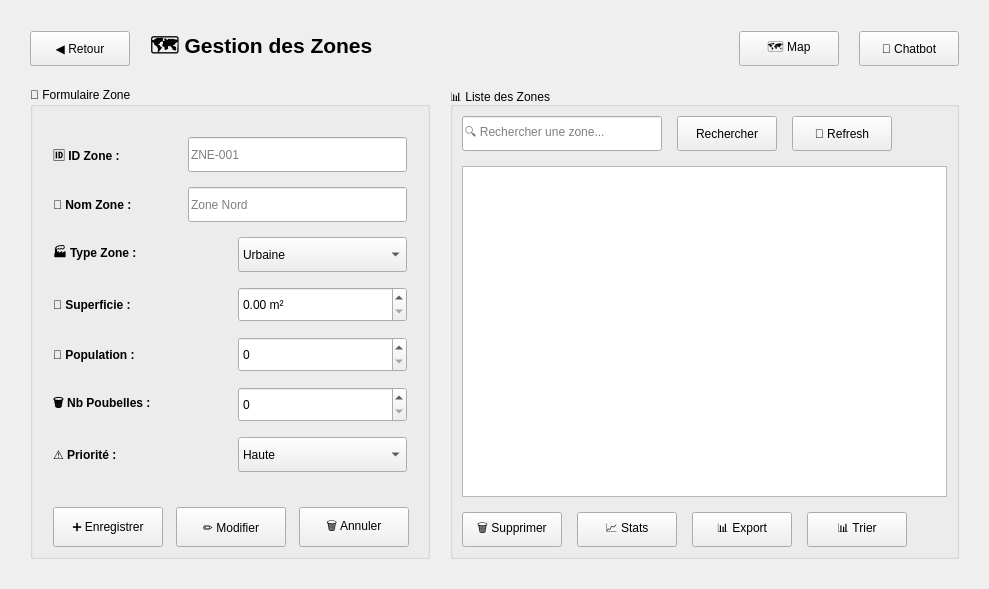
      <widget class="QWidget" name="pageZones">
       <layout class="QVBoxLayout" name="layoutZones">
        <property name="spacing">
         <number>20</number>
        </property>
        <property name="leftMargin">
         <number>30</number>
        </property>
        <property name="topMargin">
         <number>30</number>
        </property>
        <property name="rightMargin">
         <number>30</number>
        </property>
        <property name="bottomMargin">
         <number>30</number>
        </property>
        <item>
         <layout class="QHBoxLayout" name="headerZones">
          <item>
           <widget class="QPushButton" name="btnRetourZones">
            <property name="minimumSize">
             <size>
              <width>100</width>
              <height>35</height>
             </size>
            </property>
            <property name="text">
             <string>◀ Retour</string>
            </property>
           </widget>
          </item>
          <item>
           <widget class="QLabel" name="labelTitleZones">
            <property name="font">
             <font>
              <pointsize>16</pointsize>
              <bold>true</bold>
             </font>
            </property>
            <property name="text">
             <string>🗺️ Gestion des Zones</string>
            </property>
           </widget>
          </item>
          <item>
           <spacer name="headerSpacerZones">
            <property name="orientation">
             <enum>Qt::Orientation::Horizontal</enum>
            </property>
            <property name="sizeHint" stdset="0">
             <size>
              <width>40</width>
              <height>20</height>
             </size>
            </property>
           </spacer>
          </item>
          <item>
           <widget class="QPushButton" name="btnMap">
            <property name="minimumSize">
             <size>
              <width>100</width>
              <height>35</height>
             </size>
            </property>
            <property name="text">
             <string>🗺️ Map</string>
            </property>
           </widget>
          </item>
          <item>
           <widget class="QPushButton" name="btnChatbot">
            <property name="minimumSize">
             <size>
              <width>100</width>
              <height>35</height>
             </size>
            </property>
            <property name="text">
             <string>🤖 Chatbot</string>
            </property>
           </widget>
          </item>
         </layout>
        </item>
        <item>
         <layout class="QHBoxLayout" name="contentZones">
          <property name="spacing">
           <number>20</number>
          </property>
          <item>
           <widget class="QGroupBox" name="groupBoxZones">
            <property name="minimumSize">
             <size>
              <width>400</width>
              <height>0</height>
             </size>
            </property>
            <property name="maximumSize">
             <size>
              <width>400</width>
              <height>16777215</height>
             </size>
            </property>
            <property name="title">
             <string>📝 Formulaire Zone</string>
            </property>
            <layout class="QVBoxLayout" name="formLayoutZones">
             <property name="spacing">
              <number>15</number>
             </property>
             <property name="leftMargin">
              <number>20</number>
             </property>
             <property name="topMargin">
              <number>30</number>
             </property>
             <property name="rightMargin">
              <number>20</number>
             </property>
             <item>
              <layout class="QHBoxLayout" name="layoutIdZone">
               <item>
                <widget class="QLabel" name="labelIdZone">
                 <property name="minimumSize">
                  <size>
                   <width>120</width>
                   <height>30</height>
                  </size>
                 </property>
                 <property name="font">
                  <font>
                   <bold>true</bold>
                  </font>
                 </property>
                 <property name="text">
                  <string>🆔 ID Zone :</string>
                 </property>
                </widget>
               </item>
               <item>
                <widget class="QLineEdit" name="idzone">
                 <property name="minimumSize">
                  <size>
                   <width>0</width>
                   <height>35</height>
                  </size>
                 </property>
                 <property name="placeholderText">
                  <string>ZNE-001</string>
                 </property>
                </widget>
               </item>
              </layout>
             </item>
             <item>
              <layout class="QHBoxLayout" name="layoutNomZone">
               <item>
                <widget class="QLabel" name="labelNomZone">
                 <property name="minimumSize">
                  <size>
                   <width>120</width>
                   <height>30</height>
                  </size>
                 </property>
                 <property name="font">
                  <font>
                   <bold>true</bold>
                  </font>
                 </property>
                 <property name="text">
                  <string>📍 Nom Zone :</string>
                 </property>
                </widget>
               </item>
               <item>
                <widget class="QLineEdit" name="nomzone">
                 <property name="minimumSize">
                  <size>
                   <width>0</width>
                   <height>35</height>
                  </size>
                 </property>
                 <property name="placeholderText">
                  <string>Zone Nord</string>
                 </property>
                </widget>
               </item>
              </layout>
             </item>
             <item>
              <layout class="QHBoxLayout" name="layoutTypeZone">
               <item>
                <widget class="QLabel" name="labelTypeZone">
                 <property name="minimumSize">
                  <size>
                   <width>120</width>
                   <height>30</height>
                  </size>
                 </property>
                 <property name="font">
                  <font>
                   <bold>true</bold>
                  </font>
                 </property>
                 <property name="text">
                  <string>🏭 Type Zone :</string>
                 </property>
                </widget>
               </item>
               <item>
                <widget class="QComboBox" name="typezone">
                 <property name="minimumSize">
                  <size>
                   <width>0</width>
                   <height>35</height>
                  </size>
                 </property>
                 <item>
                  <property name="text">
                   <string>Urbaine</string>
                  </property>
                 </item>
                 <item>
                  <property name="text">
                   <string>Rurale</string>
                  </property>
                 </item>
                 <item>
                  <property name="text">
                   <string>Industrielle</string>
                  </property>
                 </item>
                 <item>
                  <property name="text">
                   <string>Commerciale</string>
                  </property>
                 </item>
                 <item>
                  <property name="text">
                   <string>Résidentielle</string>
                  </property>
                 </item>
                </widget>
               </item>
              </layout>
             </item>
             <item>
              <layout class="QHBoxLayout" name="layoutSuperficieZone">
               <item>
                <widget class="QLabel" name="labelSuperficieZone">
                 <property name="minimumSize">
                  <size>
                   <width>120</width>
                   <height>30</height>
                  </size>
                 </property>
                 <property name="font">
                  <font>
                   <bold>true</bold>
                  </font>
                 </property>
                 <property name="text">
                  <string>📐 Superficie :</string>
                 </property>
                </widget>
               </item>
               <item>
                <widget class="QDoubleSpinBox" name="superficiezone">
                 <property name="minimumSize">
                  <size>
                   <width>0</width>
                   <height>35</height>
                  </size>
                 </property>
                 <property name="suffix">
                  <string> m²</string>
                 </property>
                 <property name="maximum">
                  <double>999999.000000000000000</double>
                 </property>
                </widget>
               </item>
              </layout>
             </item>
             <item>
              <layout class="QHBoxLayout" name="layoutPopulationZone">
               <item>
                <widget class="QLabel" name="labelPopulationZone">
                 <property name="minimumSize">
                  <size>
                   <width>120</width>
                   <height>30</height>
                  </size>
                 </property>
                 <property name="font">
                  <font>
                   <bold>true</bold>
                  </font>
                 </property>
                 <property name="text">
                  <string>👥 Population :</string>
                 </property>
                </widget>
               </item>
               <item>
                <widget class="QSpinBox" name="popzone">
                 <property name="minimumSize">
                  <size>
                   <width>0</width>
                   <height>35</height>
                  </size>
                 </property>
                 <property name="maximum">
                  <number>9999999</number>
                 </property>
                </widget>
               </item>
              </layout>
             </item>
             <item>
              <layout class="QHBoxLayout" name="layoutPoubellesZone">
               <item>
                <widget class="QLabel" name="labelPoubellesZone">
                 <property name="minimumSize">
                  <size>
                   <width>120</width>
                   <height>30</height>
                  </size>
                 </property>
                 <property name="font">
                  <font>
                   <bold>true</bold>
                  </font>
                 </property>
                 <property name="text">
                  <string>🗑️ Nb Poubelles :</string>
                 </property>
                </widget>
               </item>
               <item>
                <widget class="QSpinBox" name="nbpoublzone">
                 <property name="minimumSize">
                  <size>
                   <width>0</width>
                   <height>35</height>
                  </size>
                 </property>
                 <property name="maximum">
                  <number>9999</number>
                 </property>
                </widget>
               </item>
              </layout>
             </item>
             <item>
              <layout class="QHBoxLayout" name="layoutPrioriteZone">
               <item>
                <widget class="QLabel" name="labelPrioriteZone">
                 <property name="minimumSize">
                  <size>
                   <width>120</width>
                   <height>30</height>
                  </size>
                 </property>
                 <property name="font">
                  <font>
                   <bold>true</bold>
                  </font>
                 </property>
                 <property name="text">
                  <string>⚠️ Priorité :</string>
                 </property>
                </widget>
               </item>
               <item>
                <widget class="QComboBox" name="prioritzone">
                 <property name="minimumSize">
                  <size>
                   <width>0</width>
                   <height>35</height>
                  </size>
                 </property>
                 <item>
                  <property name="text">
                   <string>Haute</string>
                  </property>
                 </item>
                 <item>
                  <property name="text">
                   <string>Moyenne</string>
                  </property>
                 </item>
                 <item>
                  <property name="text">
                   <string>Basse</string>
                  </property>
                 </item>
                 <item>
                  <property name="text">
                   <string>Critique</string>
                  </property>
                 </item>
                </widget>
               </item>
              </layout>
             </item>
             <item>
              <spacer name="formSpacerZones">
               <property name="orientation">
                <enum>Qt::Orientation::Vertical</enum>
               </property>
               <property name="sizeHint" stdset="0">
                <size>
                 <width>20</width>
                 <height>20</height>
                </size>
               </property>
              </spacer>
             </item>
             <item>
              <layout class="QHBoxLayout" name="buttonsFormZones">
               <item>
                <widget class="QPushButton" name="enregistrerzone">
                 <property name="minimumSize">
                  <size>
                   <width>110</width>
                   <height>40</height>
                  </size>
                 </property>
                 <property name="text">
                  <string>➕ Enregistrer</string>
                 </property>
                </widget>
               </item>
               <item>
                <widget class="QPushButton" name="modifzone">
                 <property name="minimumSize">
                  <size>
                   <width>110</width>
                   <height>40</height>
                  </size>
                 </property>
                 <property name="text">
                  <string>✏️ Modifier</string>
                 </property>
                </widget>
               </item>
               <item>
                <widget class="QPushButton" name="annlzone">
                 <property name="minimumSize">
                  <size>
                   <width>110</width>
                   <height>40</height>
                  </size>
                 </property>
                 <property name="text">
                  <string>🗑️ Annuler</string>
                 </property>
                </widget>
               </item>
              </layout>
             </item>
            </layout>
           </widget>
          </item>
          <item>
           <widget class="QGroupBox" name="groupBoxTableZones">
            <property name="title">
             <string>📊 Liste des Zones</string>
            </property>
            <layout class="QVBoxLayout" name="tableLayoutZones">
             <property name="spacing">
              <number>15</number>
             </property>
             <item>
              <layout class="QHBoxLayout" name="toolbarZones">
               <item>
                <widget class="QLineEdit" name="recherchezone">
                 <property name="minimumSize">
                  <size>
                   <width>200</width>
                   <height>35</height>
                  </size>
                 </property>
                 <property name="placeholderText">
                  <string>🔍 Rechercher une zone...</string>
                 </property>
                </widget>
               </item>
               <item>
                <widget class="QPushButton" name="rechzone">
                 <property name="minimumSize">
                  <size>
                   <width>100</width>
                   <height>35</height>
                  </size>
                 </property>
                 <property name="text">
                  <string>Rechercher</string>
                 </property>
                </widget>
               </item>
               <item>
                <widget class="QPushButton" name="refreshzone">
                 <property name="minimumSize">
                  <size>
                   <width>100</width>
                   <height>35</height>
                  </size>
                 </property>
                 <property name="text">
                  <string>🔄 Refresh</string>
                 </property>
                </widget>
               </item>
               <item>
                <spacer name="toolbarSpacerZones">
                 <property name="orientation">
                  <enum>Qt::Orientation::Horizontal</enum>
                 </property>
                 <property name="sizeHint" stdset="0">
                  <size>
                   <width>40</width>
                   <height>20</height>
                  </size>
                 </property>
                </spacer>
               </item>
              </layout>
             </item>
             <item>
              <widget class="QTableView" name="tableViewZones">
               <property name="minimumSize">
                <size>
                 <width>0</width>
                 <height>300</height>
                </size>
               </property>
               <property name="alternatingRowColors">
                <bool>true</bool>
               </property>
               <property name="selectionBehavior">
                <enum>QAbstractItemView::SelectionBehavior::SelectRows</enum>
               </property>
              </widget>
             </item>
             <item>
              <layout class="QHBoxLayout" name="actionButtonsZones">
               <item>
                <widget class="QPushButton" name="supzone">
                 <property name="minimumSize">
                  <size>
                   <width>100</width>
                   <height>35</height>
                  </size>
                 </property>
                 <property name="text">
                  <string>🗑️ Supprimer</string>
                 </property>
                </widget>
               </item>
               <item>
                <widget class="QPushButton" name="statzone">
                 <property name="minimumSize">
                  <size>
                   <width>100</width>
                   <height>35</height>
                  </size>
                 </property>
                 <property name="text">
                  <string>📈 Stats</string>
                 </property>
                </widget>
               </item>
               <item>
                <widget class="QPushButton" name="exportzone">
                 <property name="minimumSize">
                  <size>
                   <width>100</width>
                   <height>35</height>
                  </size>
                 </property>
                 <property name="text">
                  <string>📊 Export</string>
                 </property>
                </widget>
               </item>
               <item>
                <widget class="QPushButton" name="triezone">
                 <property name="minimumSize">
                  <size>
                   <width>100</width>
                   <height>35</height>
                  </size>
                 </property>
                 <property name="text">
                  <string>📊 Trier</string>
                 </property>
                </widget>
               </item>
               <item>
                <spacer name="actionSpacerZones">
                 <property name="orientation">
                  <enum>Qt::Orientation::Horizontal</enum>
                 </property>
                 <property name="sizeHint" stdset="0">
                  <size>
                   <width>40</width>
                   <height>20</height>
                  </size>
                 </property>
                </spacer>
               </item>
              </layout>
             </item>
            </layout>
           </widget>
          </item>
         </layout>
        </item>
       </layout>
      </widget>
